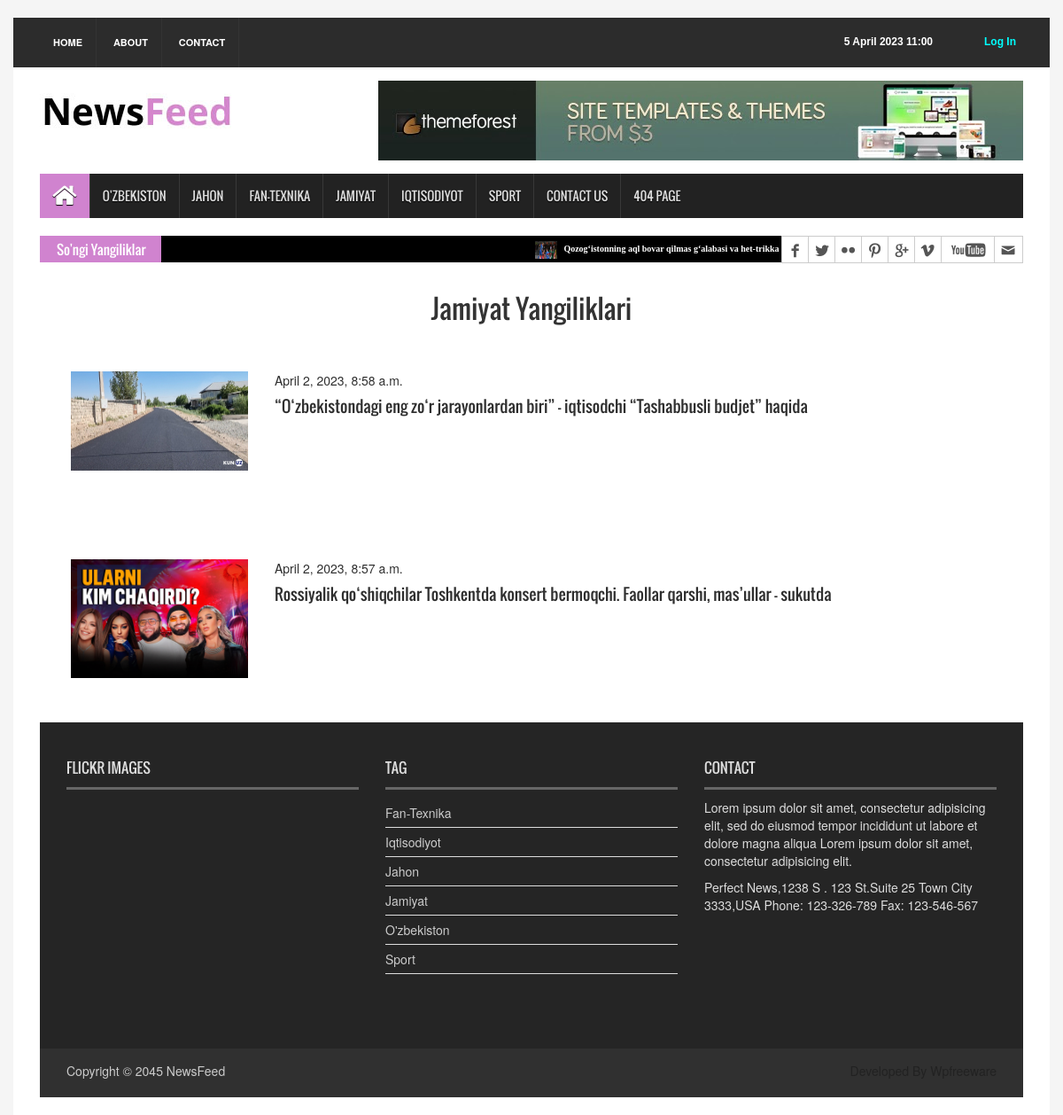
The app's page /jamiyat-news/, older data.
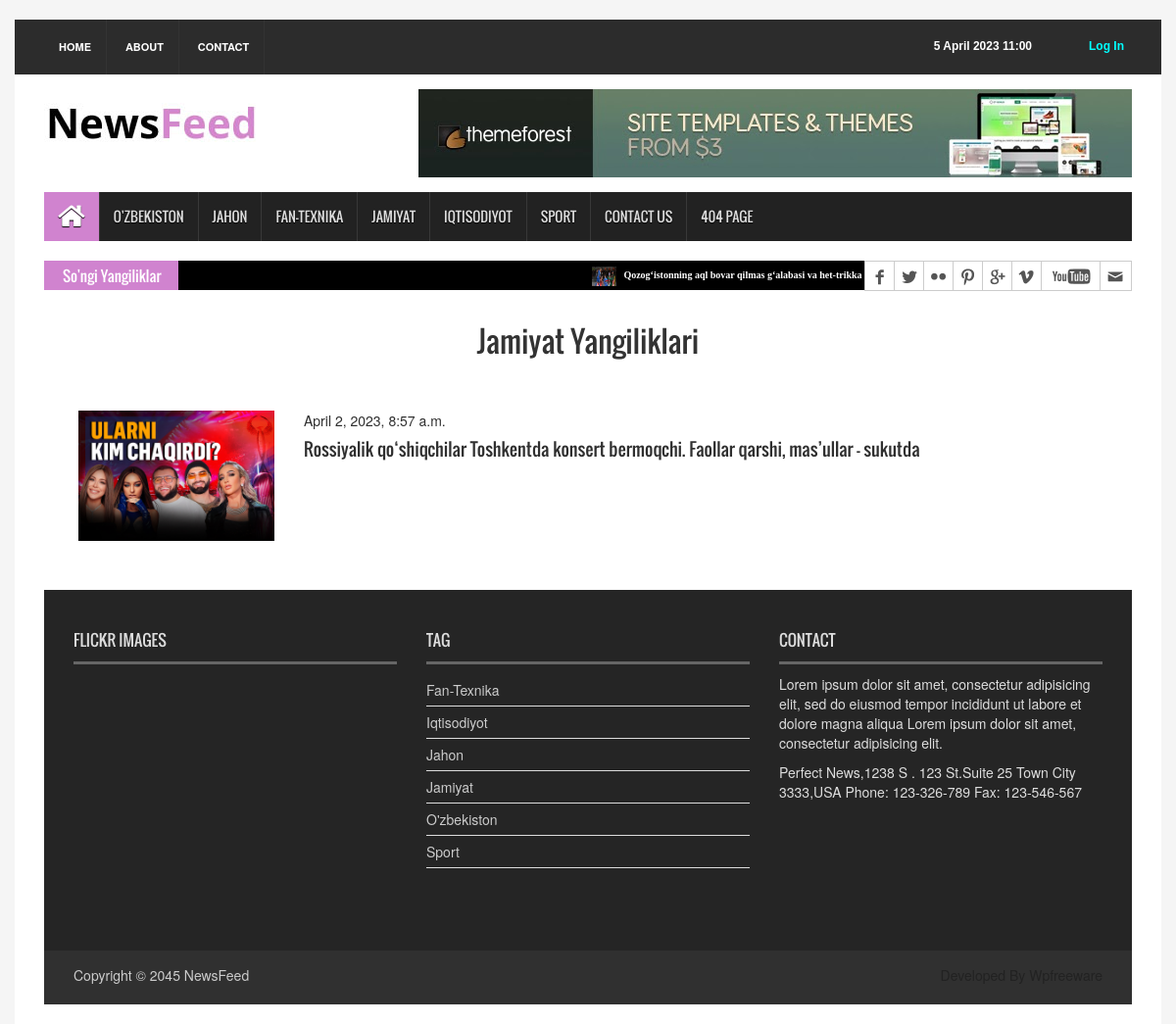
The same page, newer data.
### newsapp/models.py (models this page shows, shortened)
class News(models.Model):
    class Status(models.TextChoices):
        Draft = "DF", "Draft"
        Published = "PB", "Published"
    title = models.CharField(max_length=250)
    slug = models.SlugField(max_length=250)
    body = models.TextField()
    image = models.ImageField(upload_to='news/images')
    category = models.ForeignKey(Category,
                                 on_delete=models.CASCADE
                                 )
    publish_time = models.DateTimeField(default=timezone.now)
    create_time = models.DateTimeField(auto_now_add=True)
    upload_time = models.DateTimeField(auto_now=True)
    status = models.CharField(max_length=2,
                              choices=Status.choices,
                              default=Status.Draft
                              )
    objects = models.Manager()
    published = PublishedManager()
    class Meta:
        ordering = ["-publish_time"]
    def get_absolute_url(self):
        return reverse("NewsDetail", args=[self.slug])

class Category(models.Model):
    name = models.CharField(max_length=150)

### newsapp/views.py (the view)
# urls.py: path('jamiyat-news/', JamiyatNewsView.as_view(), name='JamiyatNewsView'),
class JamiyatNewsView(ListView):
    model = News
    template_name = "news/jamiyatNews.html"
    context_object_name = "jamiyatNews"
    def get_queryset(self):
        jamiyatNews = News.published.all().filter(category__name = 'Jamiyat').order_by('-publish_time')
        return jamiyatNews

### newsapp/context_processor.py (called while the page is built)
def latestNews(request):
    latestNews = News.published.all().order_by('-publish_time')[:10]
    context = {
        'latestNews' : latestNews
    }
    return context

def categoryList(request):
    category = Category.objects.all().order_by('name')
    context = {
        'category' : category
    }
    return context

### newsapp/models.py (called while the page is built)
    def get_queryset(self):
        return super().get_queryset().filter(status=News.Status.Published)

### templates/news/jamiyatNews.html (shortened to what this page needs)
{% extends 'news/base.html' %}
{% block content %}
    <h2 class="text-center display-2"> Jamiyat Yangiliklari </h2>
    {% for news in jamiyatNews %}
        <div class="div" style="padding: 50px">
            <a href="{{ news.get_absolute_url }}">
                <div class="row">
                    <div class="col-4" style="float: left; margin-right: 30px;">
                        <img src="{{ news.image.url }}" alt="Picture" style="width: 200px;">
                    </div>
                    <div class="col-8">
                        <p>{{ news.create_time }}</p>
                        <h4>{{ news.title }}</h4>
                    </div>
                </div>
            </a>
        </div>
    {% endfor%}
{% endblock content %}

### templates/news/base.html (shortened to what this page needs)
{% load static %}
<!DOCTYPE html>
<html>
<head>
<link rel="stylesheet" type="text/css" href="{% static 'css/bootstrap.min.css' %}">
<link rel="stylesheet" type="text/css" href="{% static 'css/font-awesome.min.css' %}">
<link rel="stylesheet" type="text/css" href="{% static 'css/animate.css' %}">
<link rel="stylesheet" type="text/css" href="{% static 'css/font.css' %}">
<link rel="stylesheet" type="text/css" href="{% static 'css/li-scroller.css' %}">
<link rel="stylesheet" type="text/css" href="{% static 'css/slick.css' %}">
<link rel="stylesheet" type="text/css" href="{% static 'css/jquery.fancybox.css' %}">
<link rel="stylesheet" type="text/css" href="{% static 'css/theme.css' %}">
<link rel="stylesheet" type="text/css" href="{% static 'css/style.css' %}">
</head>
<body>
<div class="container-fluid">
  <header id="header">
    <div class="row">
      <div class="col-lg-12 col-md-12 col-sm-12">
        <div class="header_top">
          <div class="header_top_left">
            <ul class="top_nav">
              <li><a href="{% url 'HomePageView' %}">Home</a></li>
              <li><a href="#">About</a></li>
              <li><a href="{% url 'ContactPageView' %}">Contact</a></li>
            </ul>
          </div>
          <div class="header_top_right">
            {% if request.user.is_authenticated %}
            <p><a href="{% url 'UserProfile' %}" style="color: aqua; margin-left: 50px;">My Profile</a></p>
            {% else %}
            <p><a href="{% url 'LoginView' %}" style="color: aqua; margin-left: 50px;">Log In</a></p>
            {% endif %}
            <p>{% now "j F Y H:i" %}</p>
          </div>
        </div>
      </div>
      <div class="col-lg-12 col-md-12 col-sm-12">
        <div class="header_bottom">
          <div class="logo_area"><a href="index.html" class="logo"><img src="images/logo.jpg" alt=""></a></div>
          <div class="add_banner"><a href="#"><img src="{% static 'images/addbanner_728x90_V1.jpg' %}" alt=""></a></div>
        </div>
      </div>
    </div>
  </header>
  <section id="navArea">
    <nav class="navbar navbar-inverse" role="navigation">
      <div id="navbar" class="navbar-collapse collapse">
        <ul class="nav navbar-nav main_nav">
          <li class="active"><a href="{% url 'HomePageView' %}"><span class="fa fa-home desktop-home"></span><span class="mobile-show">Home</span></a></li>
          <li><a href="{% url 'LocalNewsView' %}">O'zbekiston</a></li>
          <li><a href="{% url 'ForeignNewsView' %}">Jahon</a></li>
          <li><a href="{% url 'TechnologyNewsView' %}">Fan-Texnika</a></li>
          <li><a href="{% url 'JamiyatNewsView' %}">Jamiyat</a></li>
          <li><a href="{% url 'IqtisodiyotNewsView' %}">Iqtisodiyot</a></li>
          <li><a href="{% url 'SportNewsView' %}">Sport</a></li>
          <li><a href="{% url 'ContactPageView' %}">Contact Us</a></li>
          <li><a href="{% url 'NotFound' %}">404 Page</a></li>
        </ul>
      </div>
    </nav>
  </section>
  <section id="newsSection">
    <div class="row">
      <div class="col-lg-12 col-md-12">
        <div class="latest_newsarea"> <span>So'ngi Yangiliklar</span>
          <ul id="ticker01" class="news_sticker">
            {% for news in latestNews %}
              <li><a href="{{ news.get_absolute_url }}"><img src="{{ news.image.url }}  " alt="Picture"> {{ news.title }} </a></li>
            {% endfor %}
          </ul>
          <div class="social_area">
            <ul class="social_nav">
              <li class="facebook"><a href="#"></a></li>
              <li class="twitter"><a href="#"></a></li>
              <li class="flickr"><a href="#"></a></li>
              <li class="pinterest"><a href="#"></a></li>
              <li class="googleplus"><a href="#"></a></li>
              <li class="vimeo"><a href="#"></a></li>
              <li class="youtube"><a href="#"></a></li>
              <li class="mail"><a href="#"></a></li>
            </ul>
          </div>
        </div>
      </div>
    </div>
  </section>
  <section id="sliderSection">
    {% block content %}
    {% endblock content %}
    <footer id="footer">
        <div class="footer_top">
          <div class="row">
            <div class="col-lg-4 col-md-4 col-sm-4">
              <div class="footer_widget wow fadeInLeftBig">
                <h2>Flickr Images</h2>
              </div>
            </div>
            <div class="col-lg-4 col-md-4 col-sm-4">
              <div class="footer_widget wow fadeInDown">
                <h2>Tag</h2>
                <ul class="tag_nav">
                  {% for item in category %}
                    <li><a href="#">{{ item.name }}</a></li>
                  {% endfor %}
                </ul>
              </div>
            </div>
            <div class="col-lg-4 col-md-4 col-sm-4">
              <div class="footer_widget wow fadeInRightBig">
                <h2>Contact</h2>
                <p>Lorem ipsum dolor sit amet, consectetur adipisicing elit, sed do eiusmod tempor incididunt ut labore et dolore magna aliqua Lorem ipsum dolor sit amet, consectetur adipisicing elit.</p>
                <address>
                Perfect News,1238 S . 123 St.Suite 25 Town City 3333,USA Phone: 123-326-789 Fax: 123-546-567
                </address>
              </div>
            </div>
          </div>
        </div>
        <div class="footer_bottom">
          <p class="copyright">Copyright &copy; 2045 <a href="index.html">NewsFeed</a></p>
          <p class="developer">Developed By Wpfreeware</p>
        </div>
      </footer>
    </div>
    </body>
    </html>

### static/css/li-scroller.css (style rules this page uses)
ul.newsticker { position: relative; left: 750px; font: bold 10px Verdana; list-style-type: none; margin: 0; padding: 0 }
ul.newsticker li { float: left; margin: 0; padding: 0 }
ul.newsticker a { white-space: nowrap; padding: 0; color: #fff; margin: 0 50px 0 0 }
ul.newsticker a>img { height: 20px; margin-right: 5px; width: 25px }

### static/css/theme.css (style rules this page uses)
.navbar-inverse .navbar-nav > .active > a, .navbar-inverse .navbar-nav > .active > a:hover, .navbar-inverse .navbar-nav > .active > a:focus { background-color:#d083cf }
.latest_newsarea span { background:none repeat scroll 0 0 #d083cf }

Row changes from the older to the newer data that the page shows:
removed News: image (picture), create_time "April 2, 2023, 8:58 a.m.", title "“O‘zbekistondagi eng zo‘r jarayonlardan biri” - iqtisodchi “Tashabbusli budjet” haqida", shown under "Jamiyat Yangiliklari"
